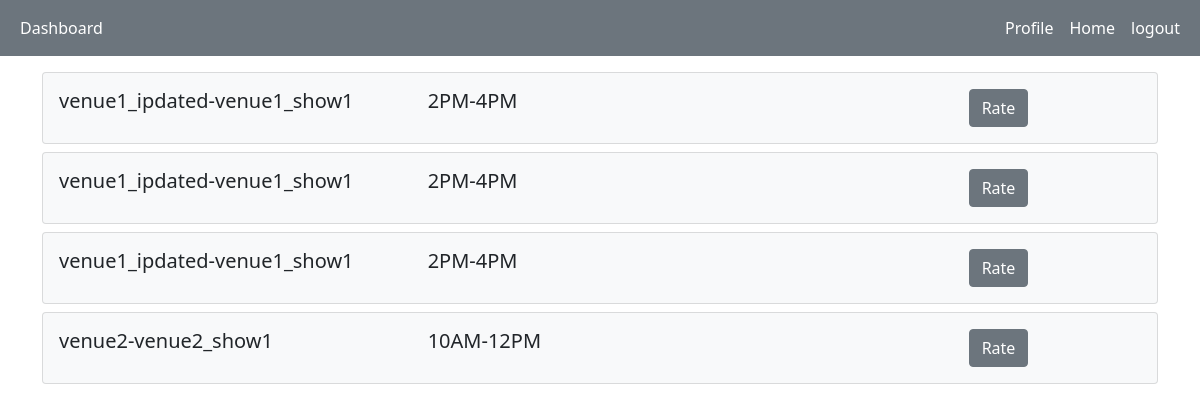
Screenshot of /booking_detail (signed in) with the database file from the repository.
### ticket_model.py (models this page shows)
class Booking(db.Model):
    booking_id = db.Column(db.Integer() ,primary_key = True)
    venue_name_booked = db.Column(db.String(30) ,nullable =False)
    show_name_booked = db.Column(db.String(30) ,nullable =False)
    bookedshow_start_timing  = db.Column(db.String(20), nullable = False)
    bookedshow_end_timing = db.Column(db.String(20), nullable = False)
    total_price =  db.Column(db.Integer())
    num_of_tickets_booked = db.Column(db.Integer())
    user_id_booked = db.Column(db.Integer(), db.ForeignKey("user.user_id" ))

### app.py (the view)
@app.route("/booking_detail" , methods = ["GET" ,"POST"])
def booking_detail():
    user_obj =User.query.get(session.get("userid"))
    return render_template("booking_detail.html" , user_obj=user_obj)

### templates/booking_detail.html (shortened to what this page needs)
<!DOCTYPE html>
<html lang="en">
<head>
    <link rel="stylesheet" href="https://cdn.jsdelivr.net/npm/bootstrap@5.1/dist/css/bootstrap.min.css">
</head>
<body>
    <nav class="navbar navbar-expand-sm bg-secondary navbar-dark">
        <div class="container-fluid">
            <ul class="navbar-nav">
                <li class="nav-item">
                    <a class="nav-link active" href="/user_dashboard">{{ user_obj.username }} Dashboard </a>
                </li>
            </ul>
            <ul class="navbar-nav ms-auto ">
                <li class="nav-item">
                    <a class="nav-link active" href="/edit_profile">Profile</a>
                </li>
                <li class="nav-item">
                    <a class="nav-link active" href="/user_dashboard">Home</a>
                </li>
                <li class="nav-item">
                    <a class="nav-link active" href="/logout">logout</a>
                </li>
            </ul>
        </div>
    </nav>
    <div class="container mt-3">
        {% set booking_list = user_obj.shows_booked %}
        {% for entry in booking_list %}
        <div class="card mt-2 bg-light text-dark">
            <div class="card-body">
                <div class="row">
                    <div class="col-4">
                        <h5 class="card-title"> {{ entry.venue_name_booked}}-{{ entry.show_name_booked}}</h5>
                    </div>
                    <div class="col-4">
                        <h5 class="card-title"> {{ entry.bookedshow_start_timing}}-{{ entry.bookedshow_end_timing}}</h5>
                    </div>
                    <div class="col-4">
                        <a class="btn btn-secondary btn-md" style="margin-left:50%" onclick="rate_show()"
                            type="button">Rate</a>
                    </div>
                </div>
            </div>
        </div>
        {% endfor %}
    </div>
</body>
</html>

### rows the page displays
Booking: venue_name_booked "venue1_ipdated", show_name_booked "venue1_show1", bookedshow_start_timing "2PM", bookedshow_end_timing "4PM"
Booking: venue_name_booked "venue1_ipdated", show_name_booked "venue1_show1", bookedshow_start_timing "2PM", bookedshow_end_timing "4PM"
Booking: venue_name_booked "venue1_ipdated", show_name_booked "venue1_show1", bookedshow_start_timing "2PM", bookedshow_end_timing "4PM"
Booking: venue_name_booked "venue2", show_name_booked "venue2_show1", bookedshow_start_timing "10AM", bookedshow_end_timing "12PM"
